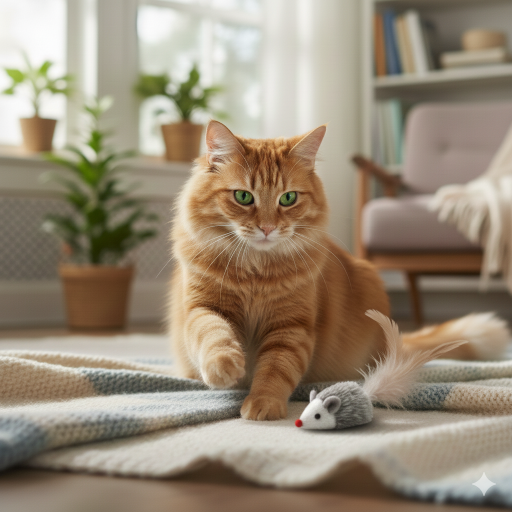
#> input picture experiment2/generatedTestImg/generatedTestImg.png, 1024 x 1024 px, found by its file name (shown at 1/2 size)
$ jupyter execute encodeEmage.ipynb   (older library calls are emulated)
#> lines starting #> are read from the running program, lines starting #| are printed output that depends on the picture
[cell 1]
import os
import math
import hashlib
import numpy as np
import cv2
import matplotlib.pyplot as plt
from PIL import Image
from dataclasses import dataclass
from typing import List

TARGET_IMG_PATH = r"D:\GIT\Thesis\experiment2\generatedTestImg\generatedTestImg.png"
OUTPUT_DIR = "experiment_results_heatmap"
os.makedirs(OUTPUT_DIR, exist_ok=True)

PAYLOAD_STR = "EU01A1BG5T20251027ABCD"

print(f"Target Image: {TARGET_IMG_PATH}")
print(f"Payload: {PAYLOAD_STR}")

[cell 2]
# --------- ECC Functions ---------
def payload_to_32bits(s: str) -> List[int]:
#> further down, test_img is the input picture: shape (1024, 1024, 3); mean B, G, R 119.7, 138.9, 152.6
    h = hashlib.sha256(s.encode("ascii")).digest()
    v = int.from_bytes(h[:4], "big")
    bits = [(v >> (31 - i)) & 1 for i in range(32)]
    return bits

def hamming74_encode_block(n4: List[int]) -> List[int]:
    d1, d2, d3, d4 = n4
    p1 = d1 ^ d2 ^ d4
    p2 = d1 ^ d3 ^ d4
    p3 = d2 ^ d3 ^ d4
    return [p1, p2, d1, p3, d2, d3, d4]

def hamming74_encode(bits: List[int]):
    pad = (4 - (len(bits) % 4)) % 4
    bits_padded = bits + [0] * pad
    out = []
    for i in range(0, len(bits_padded), 4):
        out.extend(hamming74_encode_block(bits_padded[i:i+4]))
    return out, pad

def repeat_bits(bits: List[int], r: int) -> List[int]:
    return [b for bit in bits for b in [bit] * r]

# --------- Decoding ---------
def majority_vote(groups: List[List[int]]) -> List[int]:
    return [1 if sum(g) * 2 >= len(g) else 0 for g in groups]

def hamming74_decode_block(c7: List[int]):
    p1, p2, d1, p3, d2, d3, d4 = c7
    s1 = p1 ^ d1 ^ d2 ^ d4
    s2 = p2 ^ d1 ^ d3 ^ d4
    s3 = p3 ^ d2 ^ d3 ^ d4
    syndrome = (s3 << 2) | (s2 << 1) | s1
    if syndrome != 0 and 1 <= syndrome <= 7:
        c7[syndrome - 1] ^= 1
    return [c7[2], c7[4], c7[5], c7[6]]

def hamming74_decode(bits: List[int], pad: int):
    out = []
    for i in range(0, len(bits), 7):
        out.extend(hamming74_decode_block(bits[i:i+7]))
    if pad:
        out = out[:-pad]
    return out

# Calculate Reference Checksum
bits32 = payload_to_32bits(PAYLOAD_STR)
ref_int = int("".join(str(b) for b in bits32), 2)
print(f"Reference Checksum (Int): {ref_int}")

[cell 3]
def get_saliency_heatmap(img_bgr: np.ndarray) -> np.ndarray:
    """
    Generates a normalized importance map (0.0 to 1.0).
    High values = Edges/Texture/Important Objects.
    Low values = Flat background.
    """
    # 1. Convert to Gray
    gray = cv2.cvtColor(img_bgr, cv2.COLOR_BGR2GRAY)
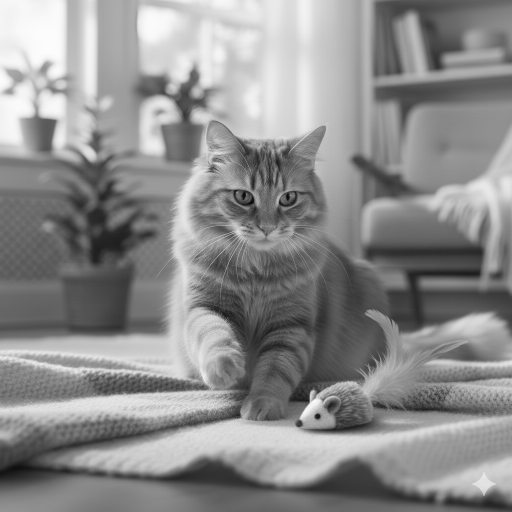
#> gray: shape (1024, 1024) (shown at 1/2 size); min 4, max 254, mean 140.8

    # 2. Gradient Magnitude (Texture detection)
    gx = cv2.Sobel(gray, cv2.CV_32F, 1, 0, ksize=3)
    gy = cv2.Sobel(gray, cv2.CV_32F, 0, 1, ksize=3)
    magnitude = cv2.magnitude(gx, gy)
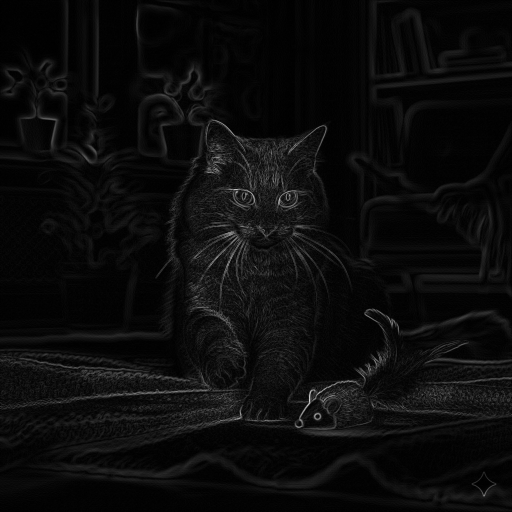
#> magnitude: shape (1024, 1024) float32 (shown at 1/2 size); min 0, max 568.9, mean 26.6; drawn with min black and max white

    # 3. Blur heavily to create a "Region" of interest rather than just lines
    heatmap = cv2.GaussianBlur(magnitude, (51, 51), 0)
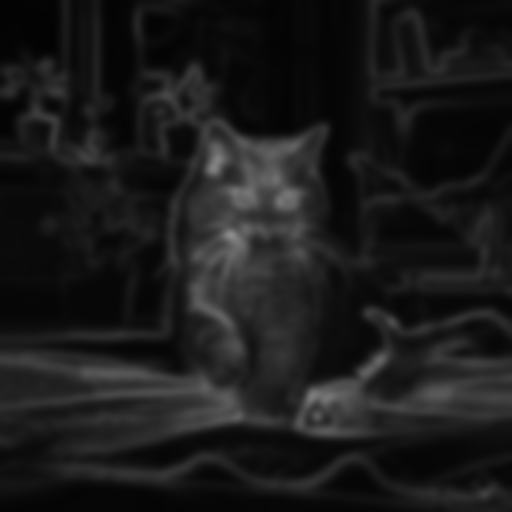
#> heatmap: shape (1024, 1024) float32 (shown at 1/2 size); min 3.28, max 141.7, mean 26.6

    # 4. Normalize to 0.0 - 1.0 range
    min_val, max_val = heatmap.min(), heatmap.max()
#> min_val = 3.28; max_val = 141.7
    if max_val - min_val > 0:
        heatmap = (heatmap - min_val) / (max_val - min_val)
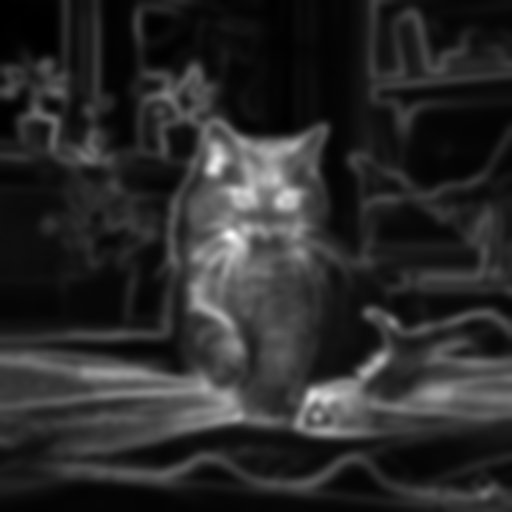
#> heatmap: shape (1024, 1024) float32 (shown at 1/2 size); min 0, max 1, mean 0.168
    else:
        heatmap = np.zeros_like(heatmap)

    return heatmap

# Load and Test Heatmap
if os.path.exists(TARGET_IMG_PATH):
    test_img = cv2.imread(TARGET_IMG_PATH)
    heatmap = get_saliency_heatmap(test_img)

    plt.figure(figsize=(10, 4))
    plt.subplot(1, 2, 1); plt.imshow(cv2.cvtColor(test_img, cv2.COLOR_BGR2RGB)); plt.title("Original")
    plt.subplot(1, 2, 2); plt.imshow(heatmap, cmap='jet'); plt.title("Saliency Heatmap")
    plt.show()
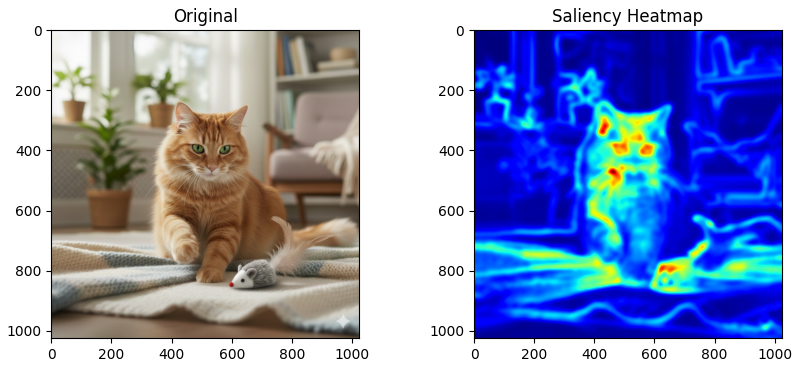
#> figure drawn by matplotlib, 2 panels
else:
    print("Image not found, skipping visualization.")

[cell 4]
@dataclass
class Config:
    alpha: float = 4.0      # Base strength
    repeat: int = 5         # Repetitions
    seed: int = 20251120

def gen_noise(h, w, seed):
    rng = np.random.RandomState(seed)
    return rng.choice([-1.0, 1.0], size=(h, w))

def embed_saliency(img_bgr, payload_bits, cfg: Config):
    # 1. Prepare Data
    ecc_bits, pad = hamming74_encode(payload_bits)
    bits_rep = repeat_bits(ecc_bits, cfg.repeat)

    # 2. Get Heatmap
    heatmap = get_saliency_heatmap(img_bgr)

    # 3. Convert to YCrCb (We embed in Y)
    ycrcb = cv2.cvtColor(img_bgr, cv2.COLOR_BGR2YCrCb)
#> ycrcb: shape (1024, 1024, 3); mean of channels 0, 1, 2 140.8, 136.4, 116.1
    y, cr, cb = cv2.split(ycrcb)
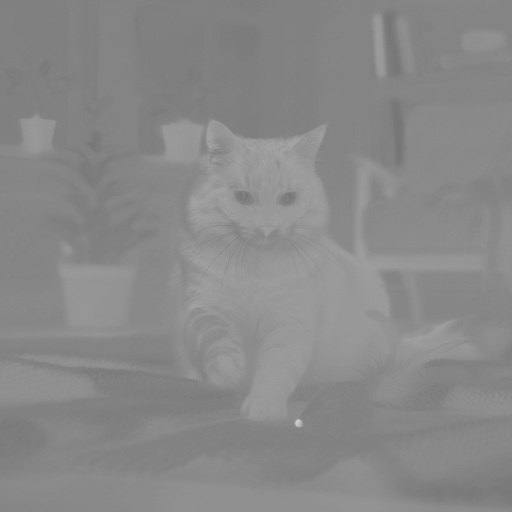
#> cr: shape (1024, 1024) (shown at 1/2 size); min 111, max 206, mean 136.4
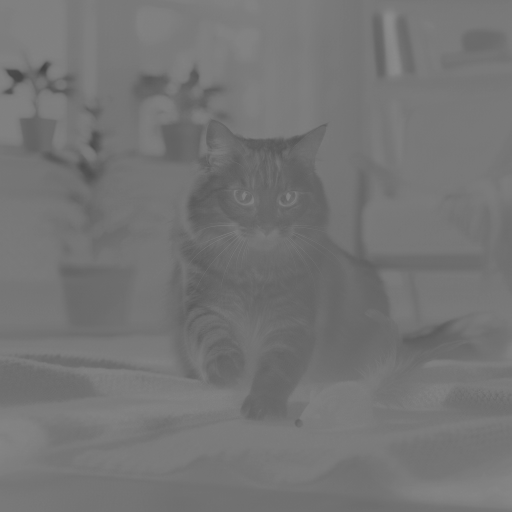
#> cb: shape (1024, 1024) (shown at 1/2 size); min 66, max 140, mean 116.1
    y = y.astype(np.float32)

    H, W = y.shape
#> H = 1024; W = 1024
    n_bits = len(bits_rep)

    # 4. Define Grid
    tile_w = W // n_bits
#> tile_w = 3
    energy_map = np.zeros_like(y)

    for i, bit in enumerate(bits_rep):
        x0 = i * tile_w
        x1 = x0 + tile_w
        if x1 > W: break

        # Region
        roi_heatmap = heatmap[:, x0:x1]

        # --- FIX 1: Minimum Strength Floor ---
        # Don't let weight go to 0. Keep at least 30% strength in background.
        # This ensures bits aren't completely lost in flat areas.
        weight_map = np.maximum(roi_heatmap, 0.3)

        # Generate Noise
        noise = gen_noise(H, tile_w, cfg.seed + i)

        direction = 1.0 if bit == 1 else -1.0

        # Apply Signal
        delta = cfg.alpha * direction * noise * weight_map

        y[:, x0:x1] += delta
        energy_map[:, x0:x1] = np.abs(delta)
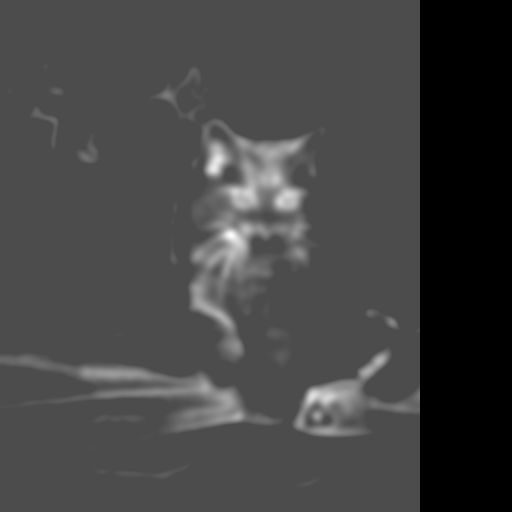
#> energy_map: shape (1024, 1024) float32 (shown at 1/2 size); min 0, max 5, mean 1.34; drawn with min black and max white

    # 5. Merge
    y = np.clip(y, 0, 255).astype(np.uint8)
    res = cv2.merge([y, cr, cb])
#> res: shape (1024, 1024, 3); mean of channels 0, 1, 2 140.4, 136.4, 116.1
    return cv2.cvtColor(res, cv2.COLOR_YCrCb2BGR), energy_map, pad

# RUN EMBEDDING
cfg = Config(alpha=5.0, repeat=5) # Increased alpha slightly for robustness
original = cv2.imread(TARGET_IMG_PATH)

if original is None:
    raise ValueError(f"Image not found at {TARGET_IMG_PATH}")

watermarked_bgr, encoded_map, pad_val = embed_saliency(original, bits32, cfg)
#> pad_val = 0

# Save
wm_path = os.path.join(OUTPUT_DIR, "watermarked_heatmap.png")
cv2.imwrite(wm_path, watermarked_bgr)
print(f"Saved to: {wm_path}")

[cell 5]
# Visualize
plt.figure(figsize=(15, 5))

# 1. Final Watermarked Image
plt.subplot(1, 3, 1)
plt.imshow(cv2.cvtColor(watermarked_bgr, cv2.COLOR_BGR2RGB))
plt.title("Watermarked Image")
plt.axis('off')

# 2. Saliency Heatmap (Where we allowed embedding)
hm = get_saliency_heatmap(original)
plt.subplot(1, 3, 2)
plt.imshow(hm, cmap='gray')
plt.title("Saliency (Importance) Map")
plt.axis('off')

# 3. "Blue Channel" Encoding Visualization
# Actually showing the added noise energy, which looks like the requested 'blue channel' inspection
plt.subplot(1, 3, 3)
plt.imshow(encoded_map, cmap='jet')
plt.title("Encoded Signal (Energy)")
plt.axis('off')

plt.tight_layout()
plt.show()
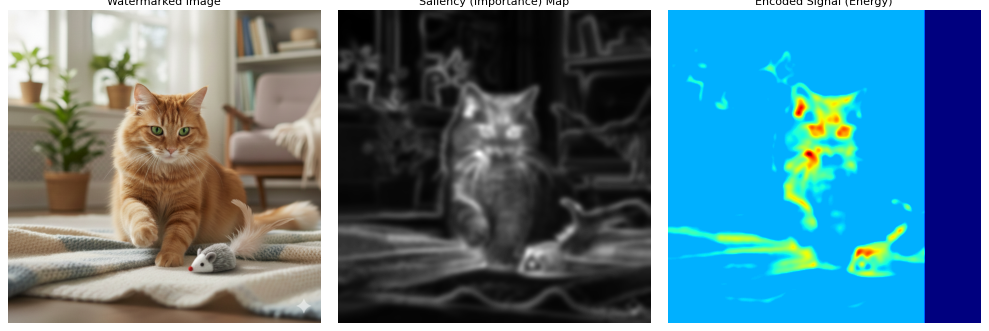
#> figure drawn by matplotlib, 3 panels

[cell 6]
def detect_saliency(img_bgr, n_bits_payload, pad, cfg: Config):
    # 1. Convert to Y (Luminance)
#> called with n_bits_payload = 32, pad = 0
    ycrcb = cv2.cvtColor(img_bgr, cv2.COLOR_BGR2YCrCb)
#> ycrcb: shape (1024, 1024, 3); mean of channels 0, 1, 2 140.4, 136.4, 116.1
    y = cv2.split(ycrcb)[0].astype(np.float32)
    H, W = y.shape
#> H = 1024; W = 1024

    # 2. Reconstruct Grid Logic EXACTLY as in Embedding
    # Hamming encoding expands every 4 bits to 7.
    # We need to calculate the intermediate length (ECC bits)
    # The 'pad' tells us if the original 32 bits needed padding to be divisible by 4.

    # Calculate how many 4-bit blocks we had
    n_nibbles = math.ceil(n_bits_payload / 4)
    n_ecc_bits = n_nibbles * 7
    total_slots = n_ecc_bits * cfg.repeat

    tile_w = W // total_slots
#> tile_w = 3

    detected_soft_bits = []

    # 3. Extraction Loop
    for i in range(total_slots):
        x0 = i * tile_w
        x1 = x0 + tile_w

        # Safety check matching embedding loop
        if x1 > W:
            # Fill remaining expected bits with 0 (neutral) or break
            # Breaking is safer if embedding broke there too
            break

        roi = y[:, x0:x1]

        # Regenerate exact same noise pattern
        noise = gen_noise(H, tile_w, cfg.seed + i)

        # Correlation: Dot product of Image ROI and Noise Pattern
        # Positive sum = Bit 1, Negative sum = Bit 0
        raw_score = np.sum(roi * noise)

        detected_soft_bits.append(raw_score)
#> this loop made 280 passes
#> raw_score on passes 1 to 3: 17483, 92, 6655
#> after the loop, detected_soft_bits = 280 values, max 25328 at index 187, min -24860 at index 28, mean 765.4

    # 4. Decoding

    # A. Majority Vote (Repetition Code)
    # We sum the raw scores for the repeated blocks.
    # If the total sum is > 0, it's a 1.
    final_ecc_bits = []

    # Process in chunks of 'cfg.repeat'
    for i in range(0, len(detected_soft_bits), cfg.repeat):
        chunk = detected_soft_bits[i:i+cfg.repeat]

        # If we have a partial chunk at the end (shouldn't happen if aligned), skip
        if len(chunk) < cfg.repeat:
            break

        # Summing soft scores is better than hard voting (Soft Decoding)
        block_score = sum(chunk)
        bit = 1 if block_score > 0 else 0
        final_ecc_bits.append(bit)
#> this loop made 56 passes
#> (i, chunk, block_score, bit) on passes 2 to 13: (5, [-8933, -11429, -14917, -10915, -6709], -52903, 0), (10, [-3932, 20949, 9561, 6672, 17260], 50510, 1), (15, [1862, -8052, -9183, -2009, -7283], -24665, 0), (20, [2365, -12300, 4077, -9043, 13236], -1665, 0), (25, [1505, -13338, -12932, -24860, -13330], -62955, 0), (30, [824, 4492, 10718, -1507, 2373], 16900, 1), (35, [10439, 21567, -666, -8967, 4871], 27244, 1), (40, [6878, -4654, 6249, 1422, -5190], 4705, 1), (45, [14547, 16520, 14578, 1043, -6600], 40088, 1), (50, [-12144, -807, -18129, -16170, 1050], -46200, 0), (55, [2698, -9418, 18143, -8257, 9056], 12222, 1), (60, [5738, 620, -18724, -5184, -16519], -34069, 0)
#> (chunk, block_score, bit) on pass 1: ([17483, 92, 6655, -437, 21371], 45164, 1)
#> after the loop, final_ecc_bits = 56 values, max 1 at index 0, min 0 at index 1, mean 0.554

    # B. Hamming Decode
    # We pass the recovered 56 bits (or however many) to the hamming decoder
    decoded_payload = hamming74_decode(final_ecc_bits, pad)
#> the loop in hamming74_decode, `for i in range(0, len(bits), 7):` made 8 passes
#> (i, p1 in hamming74_decode_block, p2 in hamming74_decode_block, d1 in hamming74_decode_block, p3 in hamming74_decode_block, d2 in hamming74_decode_block, d3 in hamming74_decode_block, d4 in hamming74_decode_block) on passes 2 to 8: (7, 1, 1, 1, 0, 1, 0, 0), (14, 1, 1, 0, 1, 0, 0, 1), (21, 1, 0, 0, 0, 0, 1, 1), (28, 1, 1, 1, 1, 1, 1, 1), (35, 1, 1, 1, 0, 1, 0, 0), (42, 0, 1, 1, 1, 0, 0, 0), (49, 1, 0, 0, 1, 0, 0, 1)
#> (p1 in hamming74_decode_block, p2 in hamming74_decode_block, d1 in hamming74_decode_block, p3 in hamming74_decode_block, d2 in hamming74_decode_block, d3 in hamming74_decode_block, d4 in hamming74_decode_block, s1 in hamming74_decode_block) on pass 1: (1, 0, 1, 0, 0, 0, 1, 1)
#> after the loop in hamming74_decode, `for i in range(0, len(bits), 7):`: out = 32 values, max 1 at index 0, min 0 at index 2, mean 0.469
#> decoded_payload has the same summary as out in hamming74_decode

    # Trim to expected length (32 bits)
    return decoded_payload[:n_bits_payload]

# --- VERIFICATION ---
print("--- Self-Verification ---")
rec_bits = detect_saliency(watermarked_bgr, 32, pad_val, cfg)
#> rec_bits has the same summary as out in hamming74_decode
rec_int = int("".join(str(b) for b in rec_bits), 2)

print(f"Original Checksum:  {ref_int}")
print(f"Recovered Checksum: {rec_int}")
#| Recovered Checksum: 3625187521

if ref_int == rec_int:
    print("STATUS: ✅ MATCH (Perfect Recovery)")
else:
    print("STATUS: ❌ MISMATCH")
    # Debug info
    orig_bits = payload_to_32bits(PAYLOAD_STR)
    bit_errors = sum(a != b for a, b in zip(orig_bits, rec_bits))
    print(f"Bit Errors: {bit_errors} / 32")

[cell 7]
# ==========================================
# 7. Real-World Screenshot Test
# ==========================================

# 1. Define Paths
# Put your manual screenshot here:
SCREENSHOT_PATH = r"D:\GIT\Thesis\experiment2\generatedTestImg\screenshot.png"

if not os.path.exists(SCREENSHOT_PATH):
    print(f"⚠️ WAITING: Please take a screenshot and save it to:\n   {SCREENSHOT_PATH}")
else:
    print(f"📸 Loading screenshot: {SCREENSHOT_PATH}")

    # 2. Load Images
    # We need the original just to know the target dimensions for resizing
    original_ref = cv2.imread(TARGET_IMG_PATH)
    shot = cv2.imread(SCREENSHOT_PATH)
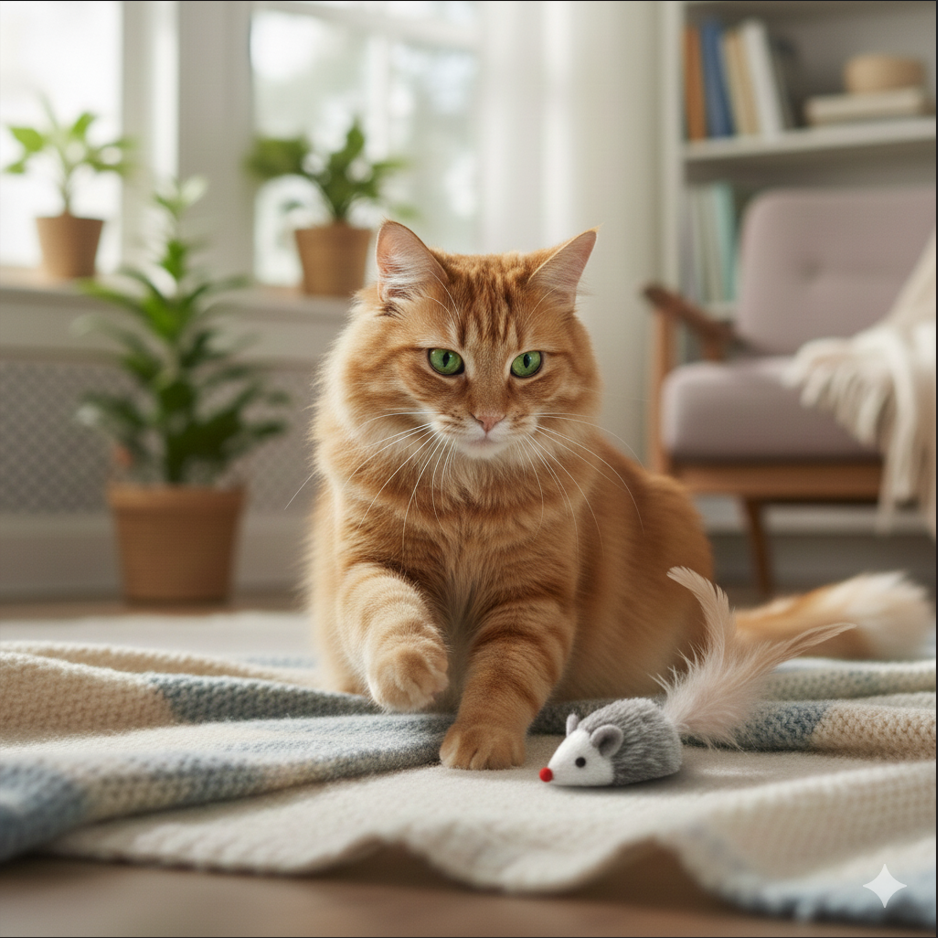
#> input picture experiment2/generatedTestImg/screenshot.png, 938 x 938 px, found by its file name
#> shot is the input picture: shape (938, 938, 3); mean B, G, R 119.2, 138.4, 152

    if original_ref is None:
        print("Error: Could not load original reference image to get dimensions.")
    elif shot is None:
        print("Error: Could not load screenshot file.")
    else:
        # 3. Geometry Correction (Crucial for this method)
        # The detector expects the grid to align perfectly.
        # We resize the screenshot to match the original image size exactly.
        orig_h, orig_w = original_ref.shape[:2]
#> orig_h = 1024; orig_w = 1024
        shot_resized = cv2.resize(shot, (orig_w, orig_h), interpolation=cv2.INTER_CUBIC)

        print(f"   Original Size: {orig_w}x{orig_h}")
#|    Original Size: 1024x1024
        print(f"   Screenshot Size: {shot.shape[1]}x{shot.shape[0]} -> Resized to match.")
#|    Screenshot Size: 938x938 -> Resized to match.

        # 4. Run Detection
        print("\n🔍 Running Detection on Screenshot...")
        try:
            # We use the same cfg and pad_val from the embedding step
            rec_bits_shot = detect_saliency(shot_resized, 32, pad_val, cfg)
#> in detect_saliency (call 2), `ycrcb = cv2.cvtColor(img_bgr, cv2.COLOR_BGR2YCrCb)`: ycrcb: shape (1024, 1024, 3); mean of channels 0, 1, 2 140.3, 136.4, 116.1
#> the loop in detect_saliency (call 2), `for i in range(total_slots):` made 280 passes
#> raw_score on passes 1 to 3: 12699, -4857, 2424
#> the loop in detect_saliency (call 2), `for i in range(0, len(detected_soft_bits), cfg.repeat):` made 56 passes
#> i on passes 2 to 13: 5, 10, 15, 20, 25, 30, 35, 40, 45, 50, 55, 60
#> the loop in hamming74_decode (call 2), `for i in range(0, len(bits), 7):` made 8 passes
#> i on passes 2 to 8: 7, 14, 21, 28, 35, 42, 49

            # Convert to Integers for comparison
            rec_int_shot = int("".join(str(b) for b in rec_bits_shot), 2)
            ref_int = int("".join(str(b) for b in bits32), 2)

            # 5. Report Results
            print("-" * 40)
            print(f"Reference Checksum:  {ref_int}")
            print(f"Recovered Checksum:  {rec_int_shot}")
#| Recovered Checksum:  2368683428
            print("-" * 40)

            # Detailed Error Checking
            errors = sum(a != b for a, b in zip(bits32, rec_bits_shot))
            print(f"Bit Errors: {errors} / 32")
#| Bit Errors: 16 / 32

            if errors == 0:
                print("✅ SUCCESS: Perfect recovery from screenshot!")
            elif errors <= 3:
                print("⚠️ PARTIAL SUCCESS: A few bit errors (likely alignment noise).")
                print("   The ECC corrected most errors, but a few remained.")
            else:
                print("❌ FAIL: Too many errors.")
                print("   Tips: Ensure the screenshot is cropped tightly to the image content.")

        except Exception as e:
            print(f"❌ Error during detection: {e}")
